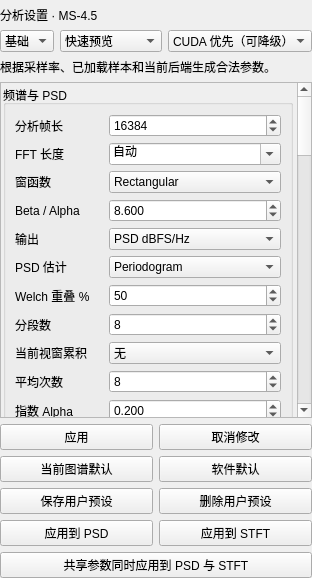
<?xml version="1.0" encoding="UTF-8"?>
<ui version="4.0">
 <class>SignalAnalysisSettingsPanel</class>
 <widget class="QWidget" name="SignalAnalysisSettingsPanel">
  <property name="minimumSize"><size><width>280</width><height>420</height></size></property>
  <layout class="QVBoxLayout" name="rootLayout">
   <property name="leftMargin"><number>0</number></property>
   <property name="topMargin"><number>6</number></property>
   <property name="rightMargin"><number>0</number></property>
   <property name="bottomMargin"><number>0</number></property>
   <item><widget class="QLabel" name="analysisSettingsHeading"><property name="text"><string>分析设置 · MS-4.5</string></property></widget></item>
   <item><layout class="QHBoxLayout" name="modePresetLayout">
    <item><widget class="QComboBox" name="settingsModeCombo"><item><property name="text"><string>基础</string></property></item><item><property name="text"><string>高级</string></property></item></widget></item>
    <item><widget class="QComboBox" name="analysisPresetCombo">
     <item><property name="text"><string>快速预览</string></property></item>
     <item><property name="text"><string>平衡分析</string></property></item>
     <item><property name="text"><string>高分辨率</string></property></item>
     <item><property name="text"><string>低噪声 PSD</string></property></item>
     <item><property name="text"><string>突发信号</string></property></item>
     <item><property name="text"><string>窄带精细分析</string></property></item>
    </widget></item>
    <item><widget class="QComboBox" name="backendCombo"><item><property name="text"><string>CUDA 优先（可降级）</string></property></item><item><property name="text"><string>仅 CPU</string></property></item></widget></item>
   </layout></item>
   <item><widget class="QLabel" name="presetDescriptionLabel"><property name="text"><string>根据采样率、已加载样本和当前后端生成合法参数。</string></property><property name="wordWrap"><bool>true</bool></property></widget></item>
   <item><widget class="QScrollArea" name="analysisSettingsScrollArea">
    <property name="widgetResizable"><bool>true</bool></property>
    <widget class="QWidget" name="analysisSettingsScrollContent">
     <layout class="QVBoxLayout" name="settingsContentLayout">
      <property name="leftMargin"><number>2</number></property><property name="topMargin"><number>2</number></property><property name="rightMargin"><number>4</number></property><property name="bottomMargin"><number>2</number></property>
      <item><widget class="QGroupBox" name="spectrumGroup"><property name="title"><string>频谱与 PSD</string></property>
       <layout class="QFormLayout" name="spectrumForm">
        <item row="0" column="0"><widget class="QLabel" name="frameLengthLabel"><property name="text"><string>分析帧长</string></property></widget></item>
        <item row="0" column="1"><widget class="QSpinBox" name="frameLengthSpin"><property name="minimum"><number>16</number></property><property name="maximum"><number>1048576</number></property><property name="value"><number>16384</number></property></widget></item>
        <item row="1" column="0"><widget class="QLabel" name="fftLengthLabel"><property name="text"><string>FFT 长度</string></property></widget></item>
        <item row="1" column="1"><widget class="QComboBox" name="fftLengthCombo"><property name="editable"><bool>true</bool></property>
         <item><property name="text"><string>自动</string></property></item><item><property name="text"><string>256</string></property></item>
         <item><property name="text"><string>512</string></property></item><item><property name="text"><string>1024</string></property></item>
         <item><property name="text"><string>2048</string></property></item><item><property name="text"><string>4096</string></property></item>
         <item><property name="text"><string>8192</string></property></item><item><property name="text"><string>16384</string></property></item>
         <item><property name="text"><string>32768</string></property></item><item><property name="text"><string>65536</string></property></item>
         <item><property name="text"><string>131072</string></property></item><item><property name="text"><string>262144</string></property></item>
         <item><property name="text"><string>524288</string></property></item><item><property name="text"><string>1048576</string></property></item>
        </widget></item>
        <item row="2" column="0"><widget class="QLabel" name="windowLabel"><property name="text"><string>窗函数</string></property></widget></item>
        <item row="2" column="1"><widget class="QComboBox" name="windowCombo">
         <item><property name="text"><string>Rectangular</string></property></item><item><property name="text"><string>Hann</string></property></item>
         <item><property name="text"><string>Hamming</string></property></item><item><property name="text"><string>Blackman</string></property></item>
         <item><property name="text"><string>Blackman-Harris</string></property></item><item><property name="text"><string>Flat Top</string></property></item>
         <item><property name="text"><string>Kaiser</string></property></item><item><property name="text"><string>Tukey</string></property></item>
        </widget></item>
        <item row="3" column="0"><widget class="QLabel" name="windowParameterLabel"><property name="text"><string>Beta / Alpha</string></property></widget></item>
        <item row="3" column="1"><widget class="QDoubleSpinBox" name="windowParameterSpin"><property name="decimals"><number>3</number></property><property name="minimum"><double>0.000000000000000</double></property><property name="maximum"><double>50.000000000000000</double></property><property name="value"><double>8.600000000000000</double></property></widget></item>
        <item row="4" column="0"><widget class="QLabel" name="outputQuantityLabel"><property name="text"><string>输出</string></property></widget></item>
        <item row="4" column="1"><widget class="QComboBox" name="outputQuantityCombo"><item><property name="text"><string>PSD dBFS/Hz</string></property></item><item><property name="text"><string>幅度 dBFS</string></property></item><item><property name="text"><string>功率 dBFS</string></property></item><item><property name="text"><string>线性功率密度</string></property></item><item><property name="text"><string>线性幅度</string></property></item><item><property name="text"><string>线性功率</string></property></item></widget></item>
        <item row="5" column="0"><widget class="QLabel" name="estimatorLabel"><property name="text"><string>PSD 估计</string></property></widget></item>
        <item row="5" column="1"><widget class="QComboBox" name="estimatorCombo"><item><property name="text"><string>Periodogram</string></property></item><item><property name="text"><string>Welch</string></property></item></widget></item>
        <item row="6" column="0"><widget class="QLabel" name="welchOverlapLabel"><property name="text"><string>Welch 重叠 %</string></property></widget></item>
        <item row="6" column="1"><widget class="QSpinBox" name="welchOverlapSpin"><property name="minimum"><number>0</number></property><property name="maximum"><number>95</number></property><property name="value"><number>50</number></property></widget></item>
        <item row="7" column="0"><widget class="QLabel" name="welchSegmentsLabel"><property name="text"><string>分段数</string></property></widget></item>
        <item row="7" column="1"><widget class="QSpinBox" name="welchSegmentsSpin"><property name="minimum"><number>1</number></property><property name="maximum"><number>4096</number></property><property name="value"><number>8</number></property></widget></item>
        <item row="8" column="0"><widget class="QLabel" name="averagingLabel"><property name="text"><string>当前视窗累积</string></property></widget></item>
        <item row="8" column="1"><widget class="QComboBox" name="averagingCombo"><item><property name="text"><string>无</string></property></item><item><property name="text"><string>线性平均</string></property></item><item><property name="text"><string>指数平均</string></property></item><item><property name="text"><string>最大保持</string></property></item></widget></item>
        <item row="9" column="0"><widget class="QLabel" name="averagingCountLabel"><property name="text"><string>平均次数</string></property></widget></item>
        <item row="9" column="1"><widget class="QSpinBox" name="averagingCountSpin"><property name="minimum"><number>1</number></property><property name="maximum"><number>4096</number></property><property name="value"><number>8</number></property></widget></item>
        <item row="10" column="0"><widget class="QLabel" name="exponentialAlphaLabel"><property name="text"><string>指数 Alpha</string></property></widget></item>
        <item row="10" column="1"><widget class="QDoubleSpinBox" name="exponentialAlphaSpin"><property name="decimals"><number>3</number></property><property name="minimum"><double>0.001000000000000</double></property><property name="maximum"><double>1.000000000000000</double></property><property name="singleStep"><double>0.050000000000000</double></property><property name="value"><double>0.200000000000000</double></property></widget></item>
        <item row="11" column="0"><widget class="QLabel" name="spectrumSmoothingLabel"><property name="text"><string>谱线平滑</string></property></widget></item>
        <item row="11" column="1"><widget class="QComboBox" name="spectrumSmoothingCombo"><item><property name="text"><string>无</string></property></item><item><property name="text"><string>滑动平均</string></property></item><item><property name="text"><string>Gaussian</string></property></item><item><property name="text"><string>Savitzky-Golay</string></property></item></widget></item>
        <item row="12" column="0"><widget class="QLabel" name="smoothingWindowLabel"><property name="text"><string>核窗口</string></property></widget></item>
        <item row="12" column="1"><widget class="QSpinBox" name="smoothingWindowSpin"><property name="minimum"><number>1</number></property><property name="maximum"><number>101</number></property><property name="singleStep"><number>2</number></property><property name="value"><number>5</number></property></widget></item>
        <item row="13" column="0"><widget class="QLabel" name="gaussianSigmaLabel"><property name="text"><string>Gaussian Sigma</string></property></widget></item>
        <item row="13" column="1"><widget class="QDoubleSpinBox" name="gaussianSigmaSpin"><property name="minimum"><double>0.100000000000000</double></property><property name="maximum"><double>20.000000000000000</double></property><property name="value"><double>1.000000000000000</double></property></widget></item>
        <item row="14" column="0"><widget class="QLabel" name="savgolOrderLabel"><property name="text"><string>S-G 阶数</string></property></widget></item>
        <item row="14" column="1"><widget class="QSpinBox" name="savgolOrderSpin"><property name="minimum"><number>1</number></property><property name="maximum"><number>6</number></property><property name="value"><number>2</number></property></widget></item>
        <item row="15" column="0"><widget class="QLabel" name="zeroPaddingLabel"><property name="text"><string>补零</string></property></widget></item>
        <item row="15" column="1"><widget class="QCheckBox" name="zeroPaddingCheck"><property name="text"><string>FFT 大于帧长时启用</string></property></widget></item>
        <item row="16" column="0"><widget class="QLabel" name="sidednessLabel"><property name="text"><string>频谱边</string></property></widget></item>
        <item row="16" column="1"><widget class="QComboBox" name="sidednessCombo"><item><property name="text"><string>fftshift 双边</string></property></item><item><property name="text"><string>单边</string></property></item></widget></item>
        <item row="17" column="0"><widget class="QLabel" name="normalizationLabel"><property name="text"><string>归一化</string></property></widget></item>
        <item row="17" column="1"><widget class="QComboBox" name="normalizationCombo"><item><property name="text"><string>Window power</string></property></item><item><property name="text"><string>Coherent gain</string></property></item><item><property name="text"><string>None</string></property></item></widget></item>
        <item row="18" column="0"><widget class="QLabel" name="detrendLabel"><property name="text"><string>去趋势</string></property></widget></item>
        <item row="18" column="1"><widget class="QComboBox" name="detrendCombo"><item><property name="text"><string>无</string></property></item><item><property name="text"><string>去均值</string></property></item></widget></item>
        <item row="19" column="0"><widget class="QLabel" name="measurementSourceLabel"><property name="text"><string>测量来源</string></property></widget></item>
        <item row="19" column="1"><widget class="QComboBox" name="measurementSourceCombo"><item><property name="text"><string>未平滑原始值</string></property></item><item><property name="text"><string>平滑显示值</string></property></item></widget></item>
       </layout>
      </widget></item>
      <item><widget class="QGroupBox" name="spectrogramGroup"><property name="title"><string>时频图</string></property>
       <layout class="QFormLayout" name="spectrogramForm">
        <item row="0" column="0"><widget class="QLabel" name="stftFrameLengthLabel"><property name="text"><string>帧长</string></property></widget></item>
        <item row="0" column="1"><widget class="QSpinBox" name="stftFrameLengthSpin"><property name="minimum"><number>16</number></property><property name="maximum"><number>1048576</number></property><property name="value"><number>1024</number></property></widget></item>
        <item row="1" column="0"><widget class="QLabel" name="stftFftLengthLabel"><property name="text"><string>FFT 长度</string></property></widget></item>
        <item row="1" column="1"><widget class="QComboBox" name="stftFftLengthCombo"><property name="editable"><bool>true</bool></property>
         <item><property name="text"><string>自动</string></property></item><item><property name="text"><string>256</string></property></item>
         <item><property name="text"><string>512</string></property></item><item><property name="text"><string>1024</string></property></item>
         <item><property name="text"><string>2048</string></property></item><item><property name="text"><string>4096</string></property></item>
         <item><property name="text"><string>8192</string></property></item><item><property name="text"><string>16384</string></property></item>
         <item><property name="text"><string>32768</string></property></item><item><property name="text"><string>65536</string></property></item>
         <item><property name="text"><string>131072</string></property></item><item><property name="text"><string>262144</string></property></item>
         <item><property name="text"><string>524288</string></property></item><item><property name="text"><string>1048576</string></property></item>
        </widget></item>
        <item row="2" column="0"><widget class="QLabel" name="stftOverlapLabel"><property name="text"><string>重叠 %</string></property></widget></item>
        <item row="2" column="1"><widget class="QSpinBox" name="stftOverlapSpin"><property name="minimum"><number>0</number></property><property name="maximum"><number>95</number></property><property name="value"><number>75</number></property></widget></item>
        <item row="3" column="0"><widget class="QLabel" name="stftFrequencySmoothingLabel"><property name="text"><string>频率平滑</string></property></widget></item>
        <item row="3" column="1"><widget class="QComboBox" name="stftFrequencySmoothingCombo"><item><property name="text"><string>无</string></property></item><item><property name="text"><string>Gaussian</string></property></item></widget></item>
        <item row="4" column="0"><widget class="QLabel" name="stftTimeSmoothingLabel"><property name="text"><string>时间平滑</string></property></widget></item>
        <item row="4" column="1"><widget class="QComboBox" name="stftTimeSmoothingCombo"><item><property name="text"><string>无</string></property></item><item><property name="text"><string>指数</string></property></item><item><property name="text"><string>时间+频率</string></property></item></widget></item>
        <item row="5" column="0"><widget class="QLabel" name="stftTimeAlphaLabel"><property name="text"><string>时间 Alpha</string></property></widget></item>
        <item row="5" column="1"><widget class="QDoubleSpinBox" name="stftTimeAlphaSpin"><property name="minimum"><double>0.001000000000000</double></property><property name="maximum"><double>1.000000000000000</double></property><property name="value"><double>0.250000000000000</double></property></widget></item>
        <item row="6" column="0"><widget class="QLabel" name="stftWindowLabel"><property name="text"><string>窗函数</string></property></widget></item>
        <item row="6" column="1"><widget class="QComboBox" name="stftWindowCombo">
         <item><property name="text"><string>Rectangular</string></property></item><item><property name="text"><string>Hann</string></property></item>
         <item><property name="text"><string>Hamming</string></property></item><item><property name="text"><string>Blackman</string></property></item>
         <item><property name="text"><string>Blackman-Harris</string></property></item><item><property name="text"><string>Flat Top</string></property></item>
         <item><property name="text"><string>Kaiser</string></property></item><item><property name="text"><string>Tukey</string></property></item>
        </widget></item>
        <item row="7" column="0"><widget class="QLabel" name="stftWindowParameterLabel"><property name="text"><string>Beta / Alpha</string></property></widget></item>
        <item row="7" column="1"><widget class="QDoubleSpinBox" name="stftWindowParameterSpin"><property name="decimals"><number>3</number></property><property name="minimum"><double>0.000000000000000</double></property><property name="maximum"><double>50.000000000000000</double></property><property name="value"><double>0.250000000000000</double></property></widget></item>
        <item row="8" column="0"><widget class="QLabel" name="stftPaddingLabel"><property name="text"><string>补零</string></property></widget></item>
        <item row="8" column="1"><widget class="QCheckBox" name="stftPaddingCheck"><property name="text"><string>允许 FFT / 尾帧补零</string></property></widget></item>
        <item row="9" column="0"><widget class="QLabel" name="stftBoundaryLabel"><property name="text"><string>尾帧</string></property></widget></item>
        <item row="9" column="1"><widget class="QComboBox" name="stftBoundaryCombo"><item><property name="text"><string>丢弃不完整帧</string></property></item><item><property name="text"><string>补零不完整帧</string></property></item></widget></item>
        <item row="10" column="0"><widget class="QLabel" name="stftOutputQuantityLabel"><property name="text"><string>输出</string></property></widget></item>
        <item row="10" column="1"><widget class="QComboBox" name="stftOutputQuantityCombo"><item><property name="text"><string>PSD dBFS/Hz</string></property></item><item><property name="text"><string>幅度 dBFS</string></property></item><item><property name="text"><string>功率 dBFS</string></property></item><item><property name="text"><string>线性功率密度</string></property></item><item><property name="text"><string>线性幅度</string></property></item><item><property name="text"><string>线性功率</string></property></item></widget></item>
        <item row="11" column="0"><widget class="QLabel" name="stftNormalizationLabel"><property name="text"><string>归一化</string></property></widget></item>
        <item row="11" column="1"><widget class="QComboBox" name="stftNormalizationCombo"><item><property name="text"><string>Window power</string></property></item><item><property name="text"><string>Coherent gain</string></property></item><item><property name="text"><string>None</string></property></item></widget></item>
        <item row="12" column="0"><widget class="QLabel" name="stftDetrendLabel"><property name="text"><string>去趋势</string></property></widget></item>
        <item row="12" column="1"><widget class="QComboBox" name="stftDetrendCombo"><item><property name="text"><string>无</string></property></item><item><property name="text"><string>去均值</string></property></item></widget></item>
       </layout>
      </widget></item>
      <item><widget class="QGroupBox" name="prefilterGroup"><property name="title"><string>分析预处理</string></property>
       <layout class="QFormLayout" name="prefilterForm">
        <item row="0" column="0"><widget class="QLabel" name="prefilterEnabledLabel"><property name="text"><string>启用</string></property></widget></item>
        <item row="0" column="1"><widget class="QCheckBox" name="prefilterEnabledCheck"><property name="text"><string>应用 ProcessingChain 快照</string></property></widget></item>
        <item row="1" column="0"><widget class="QLabel" name="filterKindLabel"><property name="text"><string>内核</string></property></widget></item>
        <item row="1" column="1"><widget class="QComboBox" name="filterKindCombo"><item><property name="text"><string>FIR</string></property></item><item><property name="text"><string>IIR</string></property></item></widget></item>
        <item row="2" column="0"><widget class="QLabel" name="filterShapeLabel"><property name="text"><string>形状</string></property></widget></item>
        <item row="2" column="1"><widget class="QComboBox" name="filterShapeCombo"><item><property name="text"><string>低通</string></property></item><item><property name="text"><string>高通</string></property></item><item><property name="text"><string>带通</string></property></item><item><property name="text"><string>带阻</string></property></item><item><property name="text"><string>自定义系数</string></property></item></widget></item>
        <item row="3" column="0"><widget class="QLabel" name="filterLowLabel"><property name="text"><string>低边界 Hz</string></property></widget></item>
        <item row="3" column="1"><widget class="QDoubleSpinBox" name="filterLowSpin"><property name="maximum"><double>100000000000.000000000000000</double></property><property name="value"><double>10000.000000000000000</double></property></widget></item>
        <item row="4" column="0"><widget class="QLabel" name="filterHighLabel"><property name="text"><string>高边界 Hz</string></property></widget></item>
        <item row="4" column="1"><widget class="QDoubleSpinBox" name="filterHighSpin"><property name="maximum"><double>100000000000.000000000000000</double></property><property name="value"><double>100000.000000000000000</double></property></widget></item>
        <item row="5" column="0"><widget class="QLabel" name="filterOrderLabel"><property name="text"><string>阶数</string></property></widget></item>
        <item row="5" column="1"><widget class="QSpinBox" name="filterOrderSpin"><property name="minimum"><number>1</number></property><property name="maximum"><number>4096</number></property><property name="value"><number>63</number></property></widget></item>
        <item row="6" column="0"><widget class="QLabel" name="filterQLabel"><property name="text"><string>Q</string></property></widget></item>
        <item row="6" column="1"><widget class="QDoubleSpinBox" name="filterQSpin"><property name="minimum"><double>0.010000000000000</double></property><property name="maximum"><double>1000.000000000000000</double></property><property name="value"><double>0.707000000000000</double></property></widget></item>
        <item row="7" column="0"><widget class="QLabel" name="boundaryLabel"><property name="text"><string>边界</string></property></widget></item>
        <item row="7" column="1"><widget class="QComboBox" name="boundaryCombo"><item><property name="text"><string>Zero pad</string></property></item><item><property name="text"><string>Preserve state</string></property></item></widget></item>
        <item row="8" column="0"><widget class="QLabel" name="customNumeratorLabel"><property name="text"><string>自定义 b</string></property></widget></item>
        <item row="8" column="1"><widget class="QLineEdit" name="customNumeratorEdit"><property name="placeholderText"><string>例如 0.25,0.5,0.25</string></property></widget></item>
        <item row="9" column="0"><widget class="QLabel" name="customDenominatorLabel"><property name="text"><string>自定义 a</string></property></widget></item>
        <item row="9" column="1"><widget class="QLineEdit" name="customDenominatorEdit"><property name="placeholderText"><string>IIR 例如 1,-0.5</string></property></widget></item>
        <item row="10" column="0" colspan="2"><widget class="QLabel" name="filterPreviewLabel"><property name="text"><string>频响、处理前后对比与群时延在参数合法后更新。</string></property><property name="wordWrap"><bool>true</bool></property></widget></item>
       </layout>
      </widget></item>
      <item><widget class="QGroupBox" name="displayGroup"><property name="title"><string>显示（不重算 DSP）</string></property>
       <layout class="QFormLayout" name="displayForm">
        <item row="0" column="0"><widget class="QLabel" name="referenceLevelLabel"><property name="text"><string>参考电平</string></property></widget></item>
        <item row="0" column="1"><widget class="QDoubleSpinBox" name="referenceLevelSpin"><property name="minimum"><double>-300.000000000000000</double></property><property name="maximum"><double>100.000000000000000</double></property><property name="value"><double>-20.000000000000000</double></property></widget></item>
        <item row="1" column="0"><widget class="QLabel" name="dynamicRangeLabel"><property name="text"><string>动态范围 dB</string></property></widget></item>
        <item row="1" column="1"><widget class="QDoubleSpinBox" name="dynamicRangeSpin"><property name="minimum"><double>1.000000000000000</double></property><property name="maximum"><double>300.000000000000000</double></property><property name="value"><double>90.000000000000000</double></property></widget></item>
        <item row="2" column="0"><widget class="QLabel" name="colorMapLabel"><property name="text"><string>色阶</string></property></widget></item>
        <item row="2" column="1"><widget class="QComboBox" name="colorMapCombo"><item><property name="text"><string>Industrial</string></property></item><item><property name="text"><string>Viridis</string></property></item><item><property name="text"><string>Turbo</string></property></item><item><property name="text"><string>Inferno</string></property></item><item><property name="text"><string>Grayscale</string></property></item></widget></item>
        <item row="3" column="0"><widget class="QLabel" name="interpolationLabel"><property name="text"><string>插值</string></property></widget></item>
        <item row="3" column="1"><widget class="QComboBox" name="interpolationCombo"><item><property name="text"><string>nearest</string></property></item><item><property name="text"><string>linear</string></property></item></widget></item>
        <item row="4" column="0"><widget class="QLabel" name="frequencyAxisModeLabel"><property name="text"><string>频率轴</string></property></widget></item>
        <item row="4" column="1"><widget class="QComboBox" name="frequencyAxisModeCombo"><item><property name="text"><string>absolute-if-available</string></property></item><item><property name="text"><string>baseband</string></property></item></widget></item>
        <item row="5" column="0"><widget class="QLabel" name="amplitudeScaleLabel"><property name="text"><string>幅度标度</string></property></widget></item>
        <item row="5" column="1"><widget class="QComboBox" name="amplitudeScaleCombo"><item><property name="text"><string>对数</string></property></item><item><property name="text"><string>线性</string></property></item></widget></item>
        <item row="6" column="0"><widget class="QLabel" name="rangeModeLabel"><property name="text"><string>范围模式</string></property></widget></item>
        <item row="6" column="1"><widget class="QComboBox" name="rangeModeCombo"><item><property name="text"><string>自动</string></property></item><item><property name="text"><string>手动</string></property></item></widget></item>
        <item row="7" column="0"><widget class="QLabel" name="displayMinimumLabel"><property name="text"><string>显示最小值</string></property></widget></item>
        <item row="7" column="1"><widget class="QDoubleSpinBox" name="displayMinimumSpin"><property name="minimum"><double>-1000000000.000000000000000</double></property><property name="maximum"><double>1000000000.000000000000000</double></property><property name="value"><double>-140.000000000000000</double></property></widget></item>
        <item row="8" column="0"><widget class="QLabel" name="displayMaximumLabel"><property name="text"><string>显示最大值</string></property></widget></item>
        <item row="8" column="1"><widget class="QDoubleSpinBox" name="displayMaximumSpin"><property name="minimum"><double>-1000000000.000000000000000</double></property><property name="maximum"><double>1000000000.000000000000000</double></property><property name="value"><double>10.000000000000000</double></property></widget></item>
       </layout>
      </widget></item>
      <item><widget class="QLabel" name="derivedInformationLabel"><property name="text"><string>等待数据源：Δf、RBW、ENBW、帧数和内存预算将在此显示。</string></property><property name="wordWrap"><bool>true</bool></property></widget></item>
      <item><widget class="QLabel" name="parameterWarningLabel"><property name="text"><string>补零只改善频率采样密度，不提高真实分辨率。</string></property><property name="wordWrap"><bool>true</bool></property></widget></item>
     </layout>
    </widget>
   </widget></item>
   <item><layout class="QGridLayout" name="actionLayout">
    <item row="0" column="0"><widget class="QPushButton" name="applyAnalysisSettingsButton"><property name="text"><string>应用</string></property></widget></item>
    <item row="0" column="1"><widget class="QPushButton" name="cancelAnalysisSettingsButton"><property name="text"><string>取消修改</string></property></widget></item>
    <item row="1" column="0"><widget class="QPushButton" name="restoreViewDefaultsButton"><property name="text"><string>当前图谱默认</string></property></widget></item>
    <item row="1" column="1"><widget class="QPushButton" name="restoreSoftwareDefaultsButton"><property name="text"><string>软件默认</string></property></widget></item>
    <item row="2" column="0"><widget class="QPushButton" name="savePresetButton"><property name="text"><string>保存用户预设</string></property></widget></item>
    <item row="2" column="1"><widget class="QPushButton" name="deletePresetButton"><property name="text"><string>删除用户预设</string></property></widget></item>
    <item row="3" column="0"><widget class="QPushButton" name="applyPsdOnlyButton"><property name="text"><string>应用到 PSD</string></property></widget></item>
    <item row="3" column="1"><widget class="QPushButton" name="applyStftOnlyButton"><property name="text"><string>应用到 STFT</string></property></widget></item>
    <item row="4" column="0" colspan="2"><widget class="QPushButton" name="applySharedButton"><property name="text"><string>共享参数同时应用到 PSD 与 STFT</string></property></widget></item>
   </layout></item>
  </layout>
 </widget>
 <resources/>
 <connections/>
</ui>
